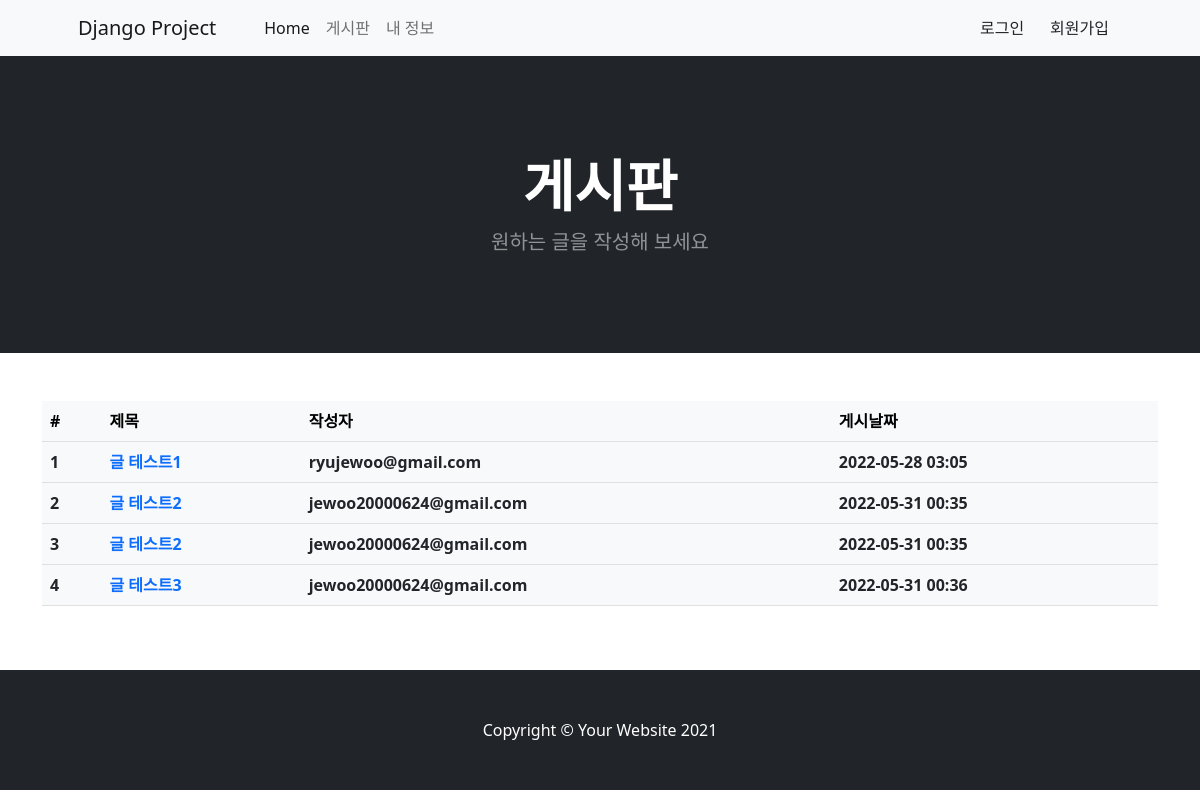
/board/, run on the app's committed database.
### post/models.py (models this page shows, shortened)
class Post(models.Model):
    user = models.ForeignKey(
        'user.User', on_delete=models.CASCADE, verbose_name='작성자')
    title = models.CharField(max_length=64, verbose_name='제목')
    contents = models.TextField(verbose_name='내용')
    register_date = models.DateTimeField(
        auto_now_add=True, verbose_name='등록날짜')
    class Meta:
        db_table = 'Post'
        verbose_name = '글'
        verbose_name_plural = '글'

### user/models.py (models this page shows)
class User(models.Model):
    email = models.EmailField(verbose_name='이메일', unique=True)
    password = models.CharField(max_length=64, verbose_name='비밀번호')
    register_date = models.DateTimeField(
        auto_now_add=True, verbose_name='등록날짜')
    def __str__(self):
        return self.email
    class Meta:
        db_table = 'User'
        verbose_name = '사용자'
        verbose_name_plural = '사용자'

### post/views.py (the view)
# urls.py: path('board/', PostList.as_view()),
class PostList(ListView):  # post 목록을 보여주는 view
    model = Post
    template_name = 'board.html'

### post/templates/board.html (shortened to what this page needs)
{% extends "base.html" %}
{% load humanize %}

### post/templates/base.html (shortened to what this page needs)
<!DOCTYPE html>
<html lang="en">
<head>
    <link href="https://cdn.jsdelivr.net/npm/bootstrap@5.2.0-beta1/dist/css/bootstrap.min.css" rel="stylesheet"
>
</head>
<body>
    <nav class="navbar navbar-expand-lg navbar-light bg-light">
        <div class="container px-4 px-lg-5">
            <a class="navbar-brand" href="#!">Django Project</a>
            <div class="collapse navbar-collapse" id="navbarSupportedContent">
                <ul class="navbar-nav me-auto mb-2 mb-lg-0 ms-lg-4">
                    <li class="nav-item"><a class="nav-link active" aria-current="page" href="#!">Home</a></li>
                    <li class="nav-item"><a class="nav-link" href="#!">게시판</a></li>
                    <li class="nav-item"><a class="nav-link" href="#!">내 정보</a></li>
                </ul>
                <form class="d-flex">
                    <button class="btn" type="submit">
                        로그인
                    </button>
                    <button class="btn" type="submit">
                        회원가입
                    </button>
                </form>
            </div>
        </div>
    </nav>
    <header class="bg-dark py-5">
        <div class="container px-4 px-lg-5 my-5">
            <div class="text-center text-white">
                <h1 class="display-4 fw-bolder">게시판</h1>
                <p class="lead fw-normal text-white-50 mb-0">원하는 글을 작성해 보세요</p>
            </div>
        </div>
    </header>
    <div class="container mb-lg-5">
        <div class="row mt-5">
            <div class="col-12">
                <table class="table table-light">
                    <thead class="thead-light">
                        <tr>
                            <th scope="col">#</th>
                            <th scope="col">제목</th>
                            <th scope="col">작성자</th>
                            <th scope="col">게시날짜</th>
                        </tr>
                    </thead>
                    <tbody class="text-dark">
                        {% for post in object_list %}
                        <tr>
                            <th scope="row">{{ post.id }}</th>
                            <th><a href="/board/{{ post.id }}/" style="text-decoration: none;">{{ post.title }}</a></th>
                            <th>{{ post.user }}</th>
                            <th>{{ post.register_date|date:'Y-m-d H:i' }}</th>
                        </tr>
                        {% endfor %}
                    </tbody>
                </table>
            </div>
        </div>
    </div>
    <footer class="py-5 bg-dark">
        <div class="container">
            <p class="m-0 text-center text-white">Copyright &copy; Your Website 2021</p>
        </div>
    </footer>
</body>
</html>

### data on the page
Post: id "1", title "글 테스트1", user "ryujewoo@gmail.com", register_date "2022-05-28 03:05"
Post: id "2", title "글 테스트2", user "jewoo20000624@gmail.com", register_date "2022-05-31 00:35"
Post: id "3", title "글 테스트2", user "jewoo20000624@gmail.com", register_date "2022-05-31 00:35"
Post: id "4", title "글 테스트3", user "jewoo20000624@gmail.com", register_date "2022-05-31 00:36"
